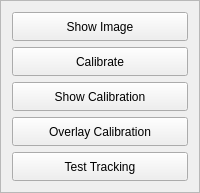
        <widget class="QFrame" name="f_calibration">
         <property name="minimumSize">
          <size>
           <width>160</width>
           <height>0</height>
          </size>
         </property>
         <property name="maximumSize">
          <size>
           <width>16777215</width>
           <height>16777215</height>
          </size>
         </property>
         <property name="frameShape">
          <enum>QFrame::StyledPanel</enum>
         </property>
         <property name="frameShadow">
          <enum>QFrame::Raised</enum>
         </property>
         <layout class="QVBoxLayout" name="verticalLayout_6">
          <item>
           <widget class="QPushButton" name="pb_show_image">
            <property name="minimumSize">
             <size>
              <width>101</width>
              <height>29</height>
             </size>
            </property>
            <property name="text">
             <string>Show Image</string>
            </property>
           </widget>
          </item>
          <item>
           <widget class="QPushButton" name="pb_calibrate">
            <property name="minimumSize">
             <size>
              <width>101</width>
              <height>29</height>
             </size>
            </property>
            <property name="text">
             <string>Calibrate</string>
            </property>
           </widget>
          </item>
          <item>
           <widget class="QPushButton" name="pb_show_calibration">
            <property name="minimumSize">
             <size>
              <width>101</width>
              <height>29</height>
             </size>
            </property>
            <property name="text">
             <string>Show Calibration</string>
            </property>
           </widget>
          </item>
          <item>
           <widget class="QPushButton" name="pb_overlay_calibration">
            <property name="minimumSize">
             <size>
              <width>101</width>
              <height>29</height>
             </size>
            </property>
            <property name="text">
             <string>Overlay Calibration</string>
            </property>
           </widget>
          </item>
          <item>
           <widget class="QPushButton" name="pb_test_tracking">
            <property name="minimumSize">
             <size>
              <width>101</width>
              <height>29</height>
             </size>
            </property>
            <property name="text">
             <string>Test Tracking</string>
            </property>
           </widget>
          </item>
         </layout>
        </widget>
